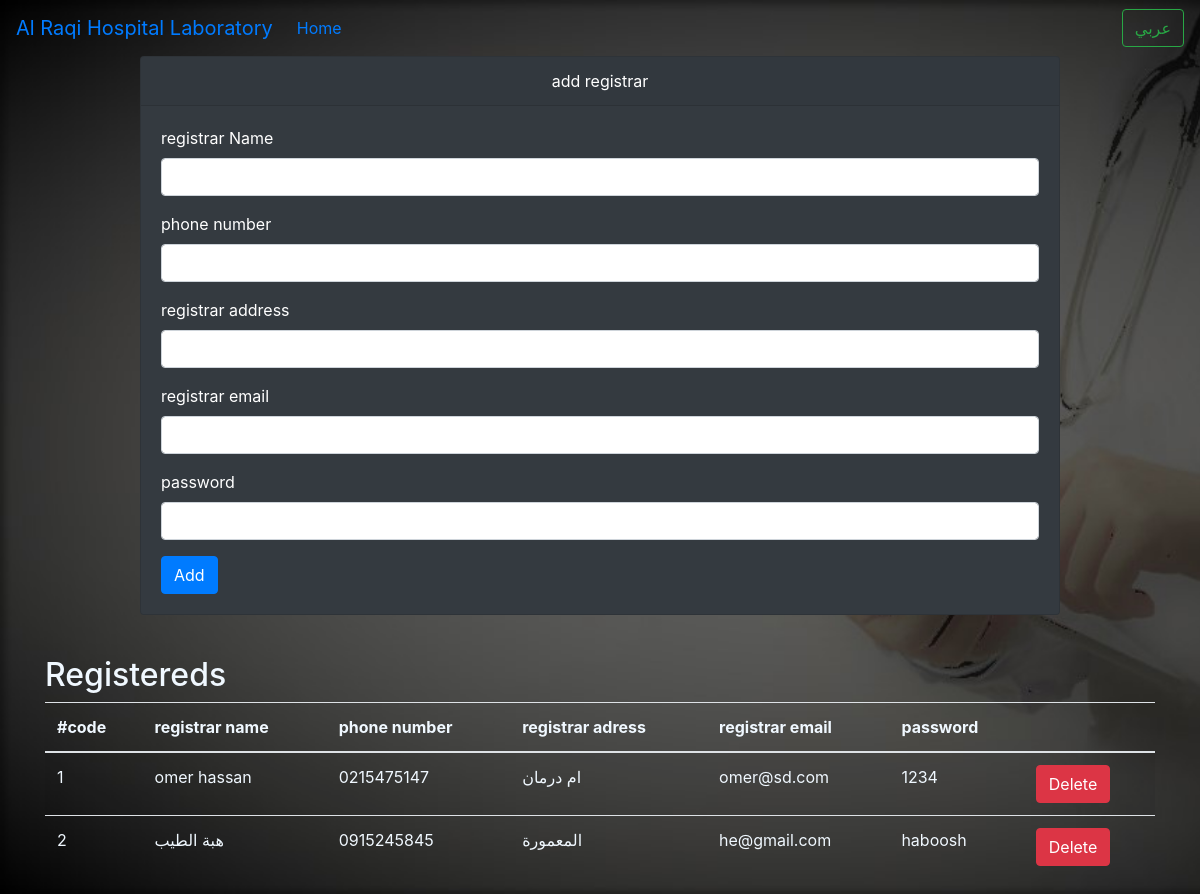
The page /regwsrers.php on the database its author committed.
### tables this page shows
CREATE TABLE `users` (
  `user_id` int(10) NOT NULL,
  `user_name` varchar(50) NOT NULL,
  `user_adress` varchar(50) NOT NULL,
  `user_phone` varchar(20) NOT NULL,
  `user_email` varchar(50) NOT NULL,
  `user_password` varchar(50) NOT NULL,
  `user_type` int(1) NOT NULL
);

### modals/main/lang.php (called while the page is built, shortened)
<?php
function lang($ar="ar", $en="en")
{
    if ($_SESSION['lang'] == "ar") {
        $ret = $ar;
    } else {
        $ret =  $en;
    }
    return $ret;
}
?>

### regwsrers.php (the view, shortened to what this page needs)
<?php
include "views/main/head.php";
?>
<body>
<?php
include "views/main/navbar.php";
?>
    <div class="container" >
    <div class="row">
        <div class="col-1"></div>
        <div class="col-10">
        <div class="card text-white bg-dark mb-12" style="width: 100%;">
  <div class="card-header text-center"><?php echo lang('إضافة مسجل','add registrar') ?></div>
  <div class="card-body">
  <form method="post" action="">
  <div class="form-group">
    <label for="exampleInputEmail1"><?php echo lang('إسم المسجل','registrar Name') ?> </label>
    <input  required minlength="4" type="text" name="reg_name" class="form-control" id="exampleInputEmail1" aria-describedby="emailHelp">
  </div>
  <div class="form-group">
    <label for="exampleInputEmail1"><?php echo lang('رقم التلفون','phone number') ?> </label>
    <input required minlength="10" type="number" name="reg_phone" class="form-control" id="exampleInputEmail1" aria-describedby="emailHelp">
  </div>
  <div class="form-group">
    <label for="exampleInputEmail1"><?php echo lang('عنوان المسجل','registrar address') ?> </label>
    <input required minlength="4" type="text" name="reg_addrwss" class="form-control" id="exampleInputEmail1" aria-describedby="emailHelp">
  </div>
  <div class="form-group">
    <label for="exampleInputEmail1"><?php echo lang('إيميل المسجل','registrar email') ?> </label>
    <input required type="email" name="reg_email" class="form-control" id="exampleInputEmail1" aria-describedby="emailHelp">
  </div>
  <div class="form-group">
    <label for="exampleInputEmail1"><?php echo lang('كلمة المرور','password') ?> </label>
    <input required minlength="4" type="text" name="reg_pass" class="form-control" id="exampleInputEmail1" aria-describedby="emailHelp">
  </div>
  <button type="submit" name="add_reg" class="btn btn-primary"><?php echo lang('إضافة','Add') ?></button>
</form>
  </div>
</div>
</div>
</div>
        </div>
        <div class="col-1"></div>
<?php
    $sql="SELECT * FROM `users`  WHERE `user_type` = 2 ";
    $stmt_admin_info = $con->prepare("$sql");
    $stmt_admin_info->execute(array());
    $admin_info = $stmt_admin_info->fetchAll();
?>
<div dir="<?php echo lang('rtl','ltr') ?>" class="container" style="    margin-top: 40px;         color: aliceblue;">
  <h2><?php echo lang('المسجلين','Registereds') ?></h2>
  <table class="table table-striped">
    <thead>
      <tr>
        <th><?php echo lang('#رقم','#code') ?></th>
        <th><?php echo lang('إسم المسجل','registrar  name') ?></th>
        <th><?php echo lang('رقم التلفون','phone number') ?></th>
        <th><?php echo lang('عنوان المسجل','registrar adress') ?></th>
        <th><?php echo lang('إيميل المسجل','registrar email') ?></th>
        <th><?php echo lang('كلمة المرور','password') ?></th>
        <th>
          </th>
      </tr>
    </thead>
    <tbody>
      <?php
      $num = 1;
      foreach( $admin_info as $exm){?>
      <tr>
        <td><?php echo $num ?></td>
        <td><?php echo $exm['user_name'] ?></td>
        <td><?php echo $exm['user_phone'] ?></td>
        <td><?php echo $exm['user_adress'] ?></td>
        <td><?php echo $exm['user_email'] ?></td>
        <td><?php echo $exm['user_password'] ?></td>
        <td>
          <a href="?delete=<?php echo $exm['user_id']  ?>">
            <button class="btn btn-danger">
            <?php echo lang('حذف','Delete') ?>
            </button>
          </a>
      </td>
      </tr>
      <?php
    $num ++;
    } ?>
    </tbody>
  </table>
</div>
</body>
</html>

### rows shown on the page
users: user_name "omer hassan", user_phone "0215475147", user_adress "ام درمان", user_email "omer@sd.com", user_password "1234"
users: user_name "هبة الطيب", user_phone "0915245845", user_adress "المعمورة", user_email "he@gmail.com", user_password "haboosh"

### other values the page prints
lang('مختبر مستشفي الراقي','Al Raqi Hospital Laboratory') "Al Raqi Hospital Laboratory"
lang('الرئسية','Home') "Home"
lang('english','عربي') "عربي"
lang('إضافة مسجل','add registrar') "add registrar"
lang('إسم المسجل','registrar Name') "registrar Name"
lang('رقم التلفون','phone number') "phone number"
lang('عنوان المسجل','registrar address') "registrar address"
lang('إيميل المسجل','registrar email') "registrar email"
lang('كلمة المرور','password') "password"
lang('إضافة','Add') "Add"
lang('المسجلين','Registereds') "Registereds"
lang('#رقم','#code') "#code"
lang('إسم المسجل','registrar  name') "registrar name"
lang('عنوان المسجل','registrar adress') "registrar adress"
